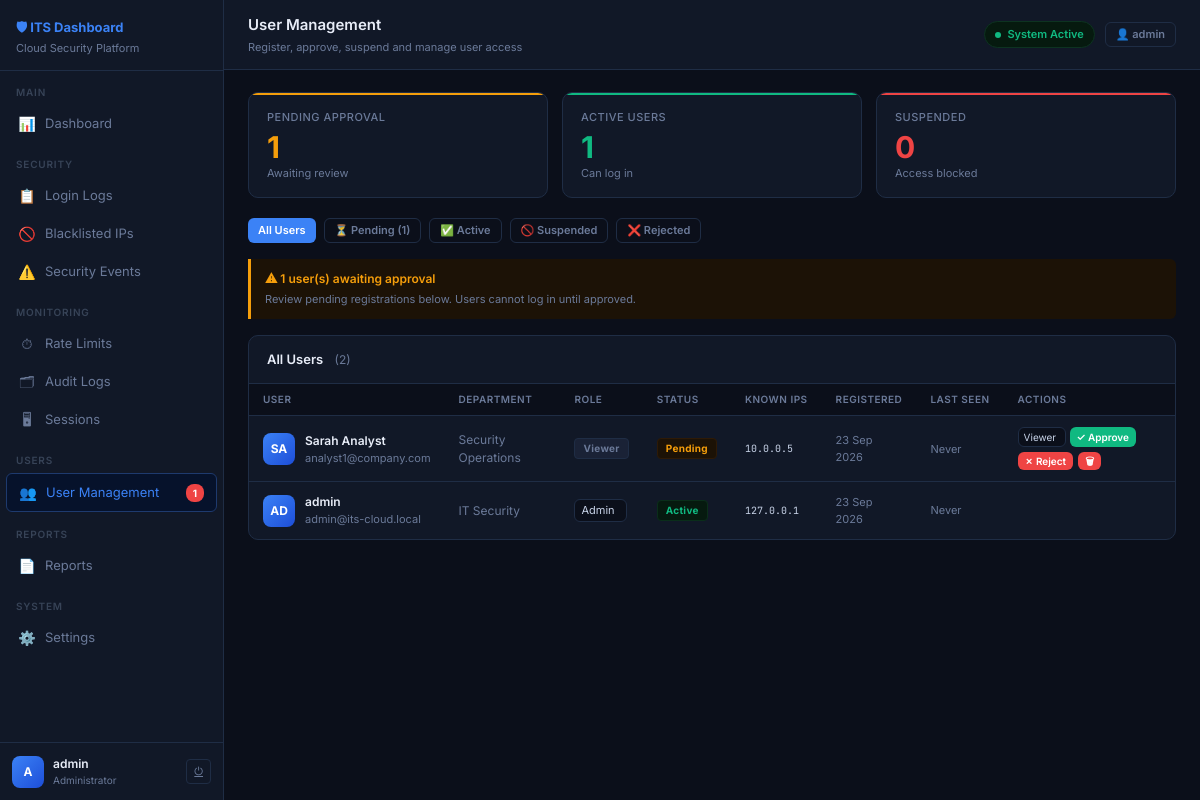
/users/ (signed in), run on the app's committed database.
### dashboard/models.py (models this page shows, shortened)
class UserProfile(models.Model):
    ROLE_CHOICES = [
        ('ADMIN',    'Administrator'),
        ('ANALYST',  'Security Analyst'),
        ('VIEWER',   'Viewer'),
    ]
    STATUS_CHOICES = [
        ('PENDING',   'Pending Approval'),
        ('ACTIVE',    'Active'),
        ('SUSPENDED', 'Suspended'),
        ('REJECTED',  'Rejected'),
    ]
    user          = models.OneToOneField(User, on_delete=models.CASCADE, related_name='profile')
    role          = models.CharField(max_length=10, choices=ROLE_CHOICES, default='VIEWER')
    status        = models.CharField(max_length=10, choices=STATUS_CHOICES, default='PENDING')
    phone         = models.CharField(max_length=20, blank=True)
    department    = models.CharField(max_length=100, blank=True)
    bio           = models.TextField(blank=True)
    avatar_initials = models.CharField(max_length=2, blank=True)
    registered_at = models.DateTimeField(default=timezone.now)
    approved_at   = models.DateTimeField(null=True, blank=True)
    approved_by   = models.ForeignKey(User, null=True, blank=True, on_delete=models.SET_NULL, related_name='approvals')
    last_seen     = models.DateTimeField(null=True, blank=True)
    known_ips     = models.TextField(blank=True, help_text="Comma-separated list of known IPs")
    class Meta:
        ordering = ['-registered_at']
    def get_known_ips(self):
        return [ip.strip() for ip in self.known_ips.split(',') if ip.strip()]
    @property
    def initials(self):
        fn = self.user.first_name
        ln = self.user.last_name
        if fn and ln:
            return (fn[0] + ln[0]).upper()
        return self.user.username[:2].upper()

### dashboard/views.py (the view)
# urls.py: path('users/',               views.user_list,         name='user_list'),
@login_required
@admin_required
def user_list(request):
    status = request.GET.get('status','')
    users  = UserProfile.objects.select_related('user','approved_by').all()
    if status:
        users = users.filter(status=status)
    pending_count  = UserProfile.objects.filter(status='PENDING').count()
    active_count   = UserProfile.objects.filter(status='ACTIVE').count()
    suspended_count= UserProfile.objects.filter(status='SUSPENDED').count()
    return render(request, 'dashboard/users.html', {
        'page':'users','users':users,'status':status,
        'pending_count':pending_count,'active_count':active_count,'suspended_count':suspended_count,
    })

### dashboard/models.py (called while the page is built)
    @classmethod
    def get(cls, key, default=''):
        try:
            return cls.objects.get(key=key).value
        except cls.DoesNotExist:
            return default

### dashboard/views.py (called while the page is built)
def ensure_profile(user):
    profile, created = UserProfile.objects.get_or_create(user=user)
    if created:
        profile.role   = 'ADMIN' if user.is_superuser else 'VIEWER'
        profile.status = 'ACTIVE'
        profile.save()
    return profile

def admin_required(view_func):
    @wraps(view_func)
    def wrapper(request, *args, **kwargs):
        if not request.user.is_authenticated:
            return redirect('login')
        profile = ensure_profile(request.user)
        if profile.role != 'ADMIN' and not request.user.is_superuser:
            return render(request, 'dashboard/403.html', status=403)
        return view_func(request, *args, **kwargs)
    return wrapper

### dashboard/templates/dashboard/users.html (shortened to what this page needs)
{% extends 'dashboard/base.html' %}
{% block topbar_title %}User Management{% endblock %}
{% block topbar_sub %}Register, approve, suspend and manage user access{% endblock %}
{% block content %}
<div class="stat-grid cols3">
  <div class="stat-card s-yellow">
    <div class="stat-label">Pending Approval</div>
    <div class="stat-value c-yellow">{{ pending_count }}</div>
    <div class="stat-meta c-dim">Awaiting review</div>
  </div>
  <div class="stat-card s-green">
    <div class="stat-label">Active Users</div>
    <div class="stat-value c-green">{{ active_count }}</div>
    <div class="stat-meta c-dim">Can log in</div>
  </div>
  <div class="stat-card s-red">
    <div class="stat-label">Suspended</div>
    <div class="stat-value c-red">{{ suspended_count }}</div>
    <div class="stat-meta c-dim">Access blocked</div>
  </div>
</div>
<div style="display:flex;gap:8px;margin-bottom:16px;flex-wrap:wrap;">
  <a href="{% url 'user_list' %}" class="btn {% if not status %}btn-primary{% else %}btn-ghost{% endif %} btn-sm">All Users</a>
  <a href="{% url 'user_list' %}?status=PENDING" class="btn {% if status == 'PENDING' %}btn-warning{% else %}btn-ghost{% endif %} btn-sm">⏳ Pending {% if pending_count %}({{ pending_count }}){% endif %}</a>
  <a href="{% url 'user_list' %}?status=ACTIVE" class="btn {% if status == 'ACTIVE' %}btn-success{% else %}btn-ghost{% endif %} btn-sm">✅ Active</a>
  <a href="{% url 'user_list' %}?status=SUSPENDED" class="btn {% if status == 'SUSPENDED' %}btn-danger{% else %}btn-ghost{% endif %} btn-sm">🚫 Suspended</a>
  <a href="{% url 'user_list' %}?status=REJECTED" class="btn {% if status == 'REJECTED' %}btn-danger{% else %}btn-ghost{% endif %} btn-sm">❌ Rejected</a>
</div>
{% if pending_count and not status %}
<div class="alert alert-warn" style="margin-bottom:16px;">
  <div class="alert-title" style="color:var(--yellow);">⚠ {{ pending_count }} user(s) awaiting approval</div>
  <div class="alert-body">Review pending registrations below. Users cannot log in until approved.</div>
</div>
{% endif %}
<div class="card">
  <div class="card-header">
    <span class="card-title">
      {% if status %}{{ status|title }} Users{% else %}All Users{% endif %}
      <span style="color:var(--text-dim);font-weight:400;font-size:12px;margin-left:8px;">({{ users|length }})</span>
    </span>
  </div>
  <table>
    <thead>
      <tr>
        <th>User</th>
        <th>Department</th>
        <th>Role</th>
        <th>Status</th>
        <th>Known IPs</th>
        <th>Registered</th>
        <th>Last Seen</th>
        <th>Actions</th>
      </tr>
    </thead>
    <tbody>
    {% for profile in users %}
    <tr>
      <td>
        <div style="display:flex;align-items:center;gap:10px;">
          <div style="width:32px;height:32px;border-radius:8px;background:linear-gradient(135deg,#3b82f6,#1d4ed8);display:flex;align-items:center;justify-content:center;font-size:12px;font-weight:700;color:#fff;flex-shrink:0;">{{ profile.initials }}</div>
          <div>
            <div style="font-weight:600;color:var(--text-hi);">{{ profile.user.get_full_name|default:profile.user.username }}</div>
            <div style="font-size:11px;color:var(--text-dim);">{{ profile.user.email }}</div>
          </div>
        </div>
      </td>
      <td style="color:var(--text-dim);">{{ profile.department|default:"—" }}</td>
      <td>
        {% if profile.status == 'ACTIVE' %}
        <form method="post" action="{% url 'user_role' profile.pk %}" style="display:inline;">
          <select name="role" class="input" style="font-size:11px;padding:3px 6px;" onchange="this.form.submit()">
            <option value="ADMIN"   {% if profile.role == 'ADMIN' %}selected{% endif %}>Admin</option>
          </select>
        </form>
        {% else %}
          {% if profile.role == 'ADMIN' %}<span class="tag tag-blue">Admin</span>
          {% elif profile.role == 'ANALYST' %}<span class="tag tag-purple">Analyst</span>
          {% else %}<span class="tag tag-gray">Viewer</span>{% endif %}
        {% endif %}
      </td>
      <td>
        {% if profile.status == 'ACTIVE' %}<span class="tag tag-green">Active</span>
        {% elif profile.status == 'PENDING' %}<span class="tag tag-yellow">Pending</span>
        {% elif profile.status == 'SUSPENDED' %}<span class="tag tag-red">Suspended</span>
        {% elif profile.status == 'REJECTED' %}<span class="tag tag-red">Rejected</span>
        {% endif %}
      </td>
      <td>
        {% for ip in profile.get_known_ips %}
          <span class="mono" style="display:block;font-size:10px;">{{ ip }}</span>
        {% empty %}<span style="color:var(--text-dim);">—</span>{% endfor %}
      </td>
      <td style="color:var(--text-dim);font-size:11px;">{{ profile.registered_at|date:"d M Y" }}</td>
      <td style="color:var(--text-dim);font-size:11px;">
        {% if profile.last_seen %}{{ profile.last_seen|date:"d M H:i" }}{% else %}Never{% endif %}
      </td>
      <td>
        <div style="display:flex;gap:5px;flex-wrap:wrap;">
          {% if profile.status == 'PENDING' %}
            <form method="post" action="{% url 'user_approve' profile.pk %}" style="display:flex;gap:4px;">
              <select name="role" class="input" style="font-size:10px;padding:2px 5px;">
                <option value="VIEWER">Viewer</option>
              </select>
              <button class="btn btn-success btn-xs" type="submit">✓ Approve</button>
            </form>
            <form method="post" action="{% url 'user_reject' profile.pk %}">{% csrf_token %}<button class="btn btn-danger btn-xs" type="submit" onclick="return confirm('Reject {{ profile.user.username }}?')">✗ Reject</button></form>
          {% elif profile.status == 'ACTIVE' %}
            {% if profile.user != request.user %}
            <form method="post" action="{% url 'user_suspend' profile.pk %}">{% csrf_token %}<button class="btn btn-warning btn-xs" type="submit" onclick="return confirm('Suspend {{ profile.user.username }}?')">⏸ Suspend</button></form>
            {% endif %}
          {% elif profile.status == 'SUSPENDED' %}
            <form method="post" action="{% url 'user_activate' profile.pk %}">{% csrf_token %}<button class="btn btn-success btn-xs" type="submit">▶ Activate</button></form>
          {% elif profile.status == 'REJECTED' %}
            <form method="post" action="{% url 'user_approve' profile.pk %}">{% csrf_token %}<input type="hidden" name="role" value="VIEWER"><button class="btn btn-success btn-xs" type="submit">↩ Re-approve</button></form>
          {% endif %}
          {% if profile.user != request.user %}
          <form method="post" action="{% url 'user_delete' profile.pk %}">{% csrf_token %}<button class="btn btn-danger btn-xs" type="submit" onclick="return confirm('Permanently delete {{ profile.user.username }}? This cannot be undone.')">🗑</button></form>
          {% endif %}
        </div>
      </td>
    </tr>
    {% empty %}
    <tr><td colspan="8" style="text-align:center;color:var(--text-dim);padding:32px;">No users found for this filter.</td></tr>
    {% endfor %}
    </tbody>
  </table>
</div>
{% endblock %}

### dashboard/templates/dashboard/base.html (shortened to what this page needs)
<!DOCTYPE html>
<html lang="en">
<head>
</head>
<body>
<div id="app">
  <nav id="sidebar">
    <div class="sb-brand">
      <div class="sb-brand-name">🛡 ITS Dashboard</div>
      <div class="sb-brand-sub">Cloud Security Platform</div>
    </div>
    <div style="overflow-y:auto;flex:1;">
      <div class="nav-sec">Main</div>
      <a class="nav-item {% if page == 'dashboard' %}active{% endif %}" href="{% url 'dashboard' %}"><span class="nav-icon">📊</span><span>Dashboard</span></a>
      <div class="nav-sec">Security</div>
      <a class="nav-item {% if page == 'login_logs' %}active{% endif %}" href="{% url 'login_logs' %}"><span class="nav-icon">📋</span><span>Login Logs</span></a>
      <a class="nav-item {% if page == 'blacklist' %}active{% endif %}" href="{% url 'blacklist' %}"><span class="nav-icon">🚫</span><span>Blacklisted IPs</span></a>
      <a class="nav-item {% if page == 'events' %}active{% endif %}" href="{% url 'events' %}"><span class="nav-icon">⚠️</span><span>Security Events</span></a>
      <div class="nav-sec">Monitoring</div>
      <a class="nav-item {% if page == 'rate_limits' %}active{% endif %}" href="{% url 'rate_limits' %}"><span class="nav-icon">⏱</span><span>Rate Limits</span></a>
      <a class="nav-item {% if page == 'audit' %}active{% endif %}" href="{% url 'audit_logs' %}"><span class="nav-icon">🗂</span><span>Audit Logs</span></a>
      <a class="nav-item {% if page == 'sessions' %}active{% endif %}" href="{% url 'sessions' %}"><span class="nav-icon">🖥</span><span>Sessions</span></a>
      <div class="nav-sec">Users</div>
      <a class="nav-item {% if page == 'users' %}active{% endif %}" href="{% url 'user_list' %}">
        <span class="nav-icon">👥</span><span>User Management</span>
        {% if pending_count %}<span class="nav-badge">{{ pending_count }}</span>{% endif %}
      </a>
      <div class="nav-sec">Reports</div>
      <a class="nav-item {% if page == 'reports' %}active{% endif %}" href="{% url 'reports' %}"><span class="nav-icon">📄</span><span>Reports</span></a>
      <div class="nav-sec">System</div>
      <a class="nav-item {% if page == 'settings' %}active{% endif %}" href="{% url 'settings' %}"><span class="nav-icon">⚙️</span><span>Settings</span></a>
    </div>
    <div class="sb-footer">
      <div class="admin-row">
        <div class="admin-av">{{ request.user.username|first|upper }}</div>
        <div style="min-width:0;">
          <div class="admin-name">{{ request.user.get_full_name|default:request.user.username }}</div>
          <div class="admin-role">{{ request.user.profile.get_role_display|default:"Admin" }}</div>
        </div>
        <a href="{% url 'logout' %}" class="logout-btn" title="Sign out">⏻</a>
      </div>
    </div>
  </nav>
  <div id="main">
    <div class="topbar">
      <div>
        <div class="topbar-title">{% block topbar_title %}Dashboard{% endblock %}</div>
        <div class="topbar-sub">{% block topbar_sub %}{% endblock %}</div>
      </div>
      <div class="topbar-right">
        <div class="status-pill"><div class="status-dot"></div>System Active</div>
        <a href="{% url 'profile' %}" class="btn btn-ghost btn-sm" title="My Profile">👤 {{ request.user.username }}</a>
      </div>
    </div>
    <div class="content" id="main-content">
      {% block content %}{% endblock %}
    </div>
  </div>
</div>
</body>
</html>

### data on the page
UserProfile: initials "SA", user.get_full_name "Sarah Analyst", user.email "analyst1@company.com", department "Security Operations", status "Viewer", get_known_ips "10.0.0.5", registered_at "23 Sep 2026", shows "Never"
UserProfile: initials "AD", user.get_full_name "admin", user.email "admin@its-cloud.local", department "IT Security", role "Admin", status "Active", get_known_ips "127.0.0.1", registered_at "23 Sep 2026", shows "Never"

### other printed values
{{ pending_count }} "1"
{{ request.user.username|first|upper }} "A"
{{ request.user.get_full_name|default:request.user.username }} "admin"
{{ request.user.profile.get_role_display|default:"Admin" }} "Administrator"
{{ request.user.username }} "admin"
{{ active_count }} "1"
{{ suspended_count }} "0"
{{ users|length }} "2"
